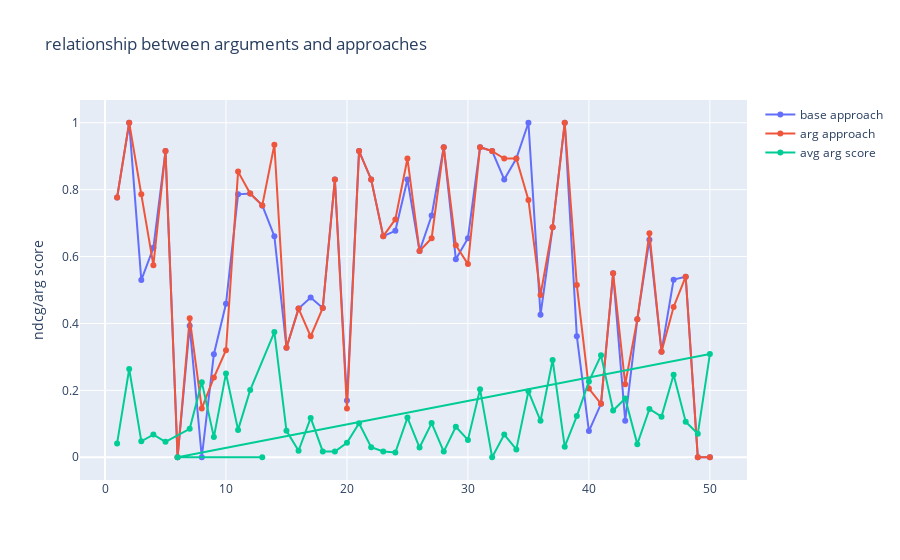

Write notebook code for a chart like this one.
### Code cell
def plot_comparing():
    from statistics import mean 
    from plotly import graph_objects as go
    import pandas as pd

    fig3 = go.Figure(
            data=[
                go.Scatter(
                    name="base approach",
                    x=list(base_ndcg_topic.keys()),
                    y=list(base_ndcg_topic.values()),
                    mode='lines+markers',
                    #offsetgroup=0,
                ),
                go.Scatter(
                    name="arg approach",
                    x=list(ndcg_topic.keys()),
                    y=list(ndcg_topic.values()),
                    mode='lines+markers',
                    #offsetgroup=1,
                ),
                go.Scatter(
                    name="avg arg score",
                    x=list(arg_avgs_each_query.keys()),
                    y=list(arg_avgs_each_query.values()),
                    mode='lines+markers',
                    #offsetgroup=1,
                ),
            ],
            layout=go.Layout(
                title="relationship between arguments and approaches",
                yaxis_title="ndcg/arg score"
            )
        )
    fig3.show()
    
    
    
    
    better_queries=[]
    for key, value in base_ndcg_topic.items():
        if ndcg_topic[key]>value:
            better_queries.append(key)
    print(better_queries)
    
    titles = get_titles("topics-task-2.xml")
    for query_id in better_queries:
        print(query_id+":\t" + titles[int(query_id)-1])
    
    
plot_comparing()

### Figure 1 — Plotly figure (JSON) as saved in the notebook; plotly's stock layout.template omitted (floating-point values rounded to 4 significant figures)
{"data": [{"mode": "lines+markers", "name": "base approach", "type": "scatter", "x": ["1", "2", "3", "4", "5", "6", "7", "8", "9", "10", "11", "12", "13", "14", "15", "16", "17", "18", "19", "20", "21", "22", "23", "24", "25", "26", "27", "28", "29", "30", "31", "32", "33", "34", "35", "36", "37", "38", "39", "40", "41", "42", "43", "44", "45", "46", "47", "48", "49", "50"], "y": [0.7766, 1, 0.5296, 0.6262, 0.9152, 0, 0.393, 0, 0.3082, 0.4586, 0.786, 0.7883, 0.7529, 0.6608, 0.3276, 0.4444, 0.4775, 0.4462, 0.8304, 0.1696, 0.9152, 0.8304, 0.6608, 0.677, 0.8304, 0.6164, 0.7227, 0.927, 0.592, 0.6548, 0.927, 0.9152, 0.8304, 0.893, 1, 0.4257, 0.6875, 1, 0.3621, 0.07816, 0.1598, 0.5498, 0.1092, 0.4122, 0.6504, 0.3156, 0.5309, 0.5397, 0, 0]}, {"mode": "lines+markers", "name": "arg approach", "type": "scatter", "x": ["1", "2", "3", "4", "5", "6", "7", "8", "9", "10", "11", "12", "13", "14", "15", "16", "17", "18", "19", "20", "21", "22", "23", "24", "25", "26", "27", "28", "29", "30", "31", "32", "33", "34", "35", "36", "37", "38", "39", "40", "41", "42", "43", "44", "45", "46", "47", "48", "49", "50"], "y": [0.7766, 1, 0.786, 0.5743, 0.9152, 0, 0.4152, 0.1461, 0.2382, 0.32, 0.8539, 0.7883, 0.7529, 0.9344, 0.3276, 0.4444, 0.3616, 0.4462, 0.8304, 0.1461, 0.9152, 0.8304, 0.6608, 0.711, 0.893, 0.6164, 0.6548, 0.927, 0.6338, 0.5774, 0.927, 0.9152, 0.893, 0.893, 0.7691, 0.4852, 0.6875, 1, 0.5148, 0.2052, 0.1598, 0.5498, 0.2184, 0.4122, 0.6696, 0.3156, 0.4492, 0.5397, 0, 0]}, {"mode": "lines+markers", "name": "avg arg score", "type": "scatter", "x": [1, 2, 3, 4, 5, 7, 8, 9, 10, 11, 12, 14, 15, 16, 17, 18, 19, 20, 21, 22, 23, 24, 25, 26, 27, 28, 29, 30, 31, 32, 33, 34, 35, 36, 37, 38, 39, 40, 41, 42, 43, 44, 45, 46, 47, 48, 49, 50, "6", "13"], "y": [0.04135, 0.2639, 0.04776, 0.06766, 0.04616, 0.08484, 0.2245, 0.06025, 0.2506, 0.08176, 0.2007, 0.3742, 0.07895, 0.01944, 0.1175, 0.01732, 0.01694, 0.04301, 0.1018, 0.03019, 0.0171, 0.01408, 0.1187, 0.02907, 0.1022, 0.01693, 0.09132, 0.05193, 0.2035, 0, 0.0679, 0.0234, 0.1973, 0.109, 0.2911, 0.0316, 0.123, 0.2267, 0.3046, 0.1397, 0.1755, 0.03921, 0.1443, 0.1214, 0.2465, 0.1064, 0.0701, 0.3086, 0, 0]}], "layout": {"title": {"text": "relationship between arguments and approaches"}, "yaxis": {"title": {"text": "ndcg/arg score"}}}}
